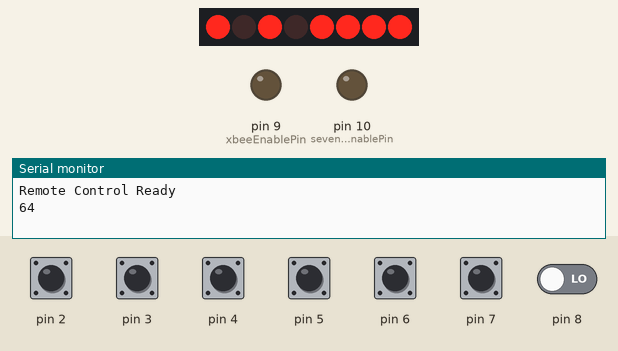
This sketch was run on a simulated Arduino Uno, built with avr-gcc and run on an emulated ATmega328P. On the bench: 8 shift-register outputs drawn as a row of LEDs (first output left, lit = HIGH), output pins drawn as LEDs (lit = HIGH), the last lines printed to the serial monitor. Wiring (inferred from the names in the program): shift register (74HC595): data pin 11; shift clock pin 13; latch pin 12. Wiring (inferred from the signals the program sends): row of LEDs: on Q0, Q1, Q2, Q3, Q4, Q5, Q6, Q7. The test bench sets the inputs (shaded band); at power-on: pin 2–7 HIGH, pin 8 LOW. Pins used as bus, display or sensor lines are not drawn.

Above: at 1.2 s.
1.3 s: pin 2 pulled LOW for 0.15 s
At 2.5 s:
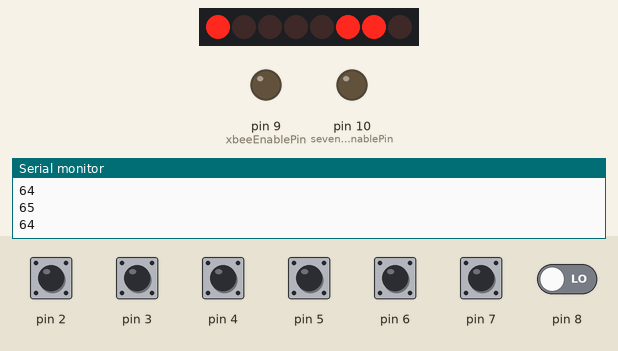
2.9 s: pin 3 pulled LOW for 0.15 s
At 3.7 s:
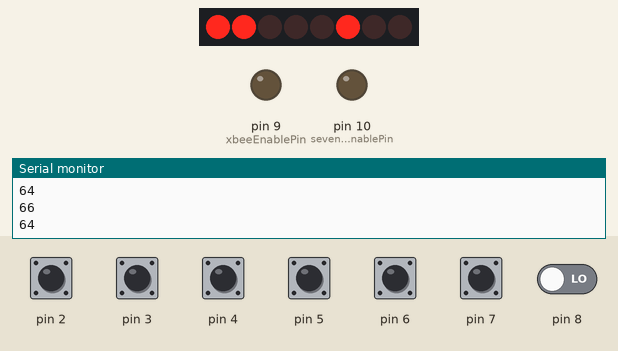
4.5 s: pin 4 pulled LOW for 0.15 s
At 4.9 s:
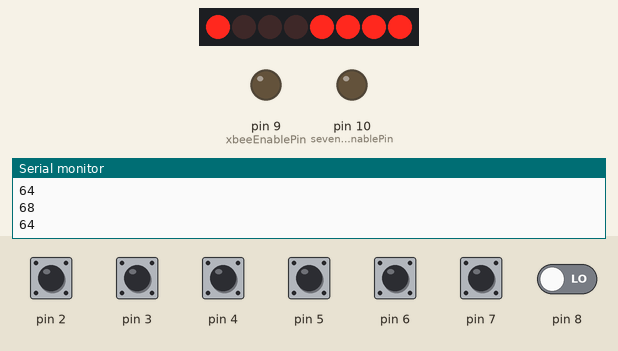
6.1 s: pin 5 pulled LOW for 0.15 s
At 7.3 s:
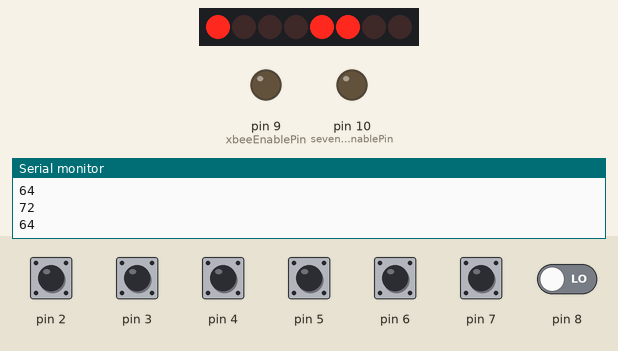
7.7 s: pin 6 pulled LOW for 0.15 s
At 8.5 s:
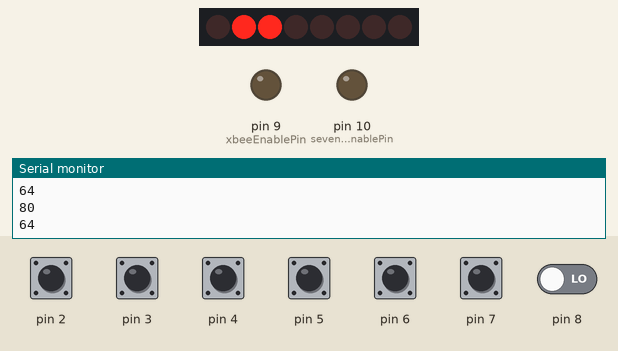
9.3 s: pin 7 pulled LOW for 0.15 s
At 9.8 s:
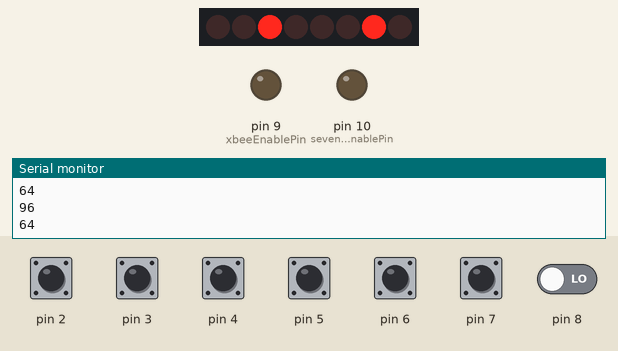
Timing chart, 0 to 11.9 s (numbered marks = the images above; inputs shaded):
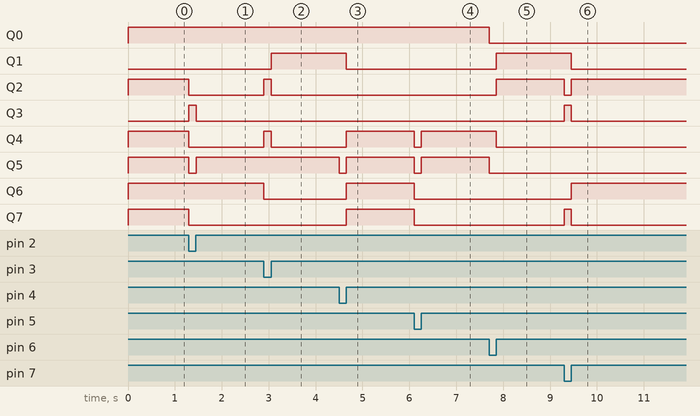

The sketch:

xbee_remote_demo1.ino
```cpp
/*
 XBee Remote, demo 1
 Author: Harry Johnson
 This is the basic code, intended for combination with the XBee Remote Control sold by KippKitts
 http://kippkitts.com
 http://github.com/hjohnson/Rover

 This code is released into the Public Domain, you're free to use it however you wish. (The hardware design, however, remains under CC BY/SA)

 Reference:

 Pin Assignments:
 0: RX
 1: TX
 2: Switch 0
 3: Switch 1
 4: Switch 2
 5: Switch 3
 6: Switch 4
 7: Switch 5
 8: Switch 6, joystick button.
 9: XBee Comm enable, active low.
 10: LED Latch Enable, not on the SPI bus.
 11: Latch DS, data pin
 12: Latch ST_CP Latchpin
 13: Latch SH_CP clockPin.

 Analog Pins:
 0: Vertical ADC input from joystick.
 1: Horizontal ADC input from joystick.

 Seven Segment Assignments
 Q0: Decimal, LSB
 Q1: B
 Q2: A
 Q3: C
 Q4: D
 Q5: E
 Q6: F
 Q7: G, MSB

 Errata:
 Arduino must have changed some of the timing requirements for bootloading with the Uno, because using the Uno firmware on this board seems to provoke bootloading issues on some computers.
 As such, I'd suggest sticking to using the "Duemilanove (w/328P)" board option when using the full custom board.
 Also, the board runs at 3.3V, so it'd be a good idea to use a 3.3V FTDI cable. However, in theory the XBee is protected no matter what, due to the 3.3V powered 74HC125.
 */
byte segVal[16]; //to store the 16 patterns for the 7-segment display

const byte xbeeEnablePin = 9;
const byte sevenSegEnablePin = 10;
const byte dataPin = 11;
const byte latchPin = 12;
const byte clockPin = 13;
const byte verticalADC = 0; //vertical joystick input.
const byte horizontalADC = 1; //horizontal joystick input.

byte previousPinValue = 0xFF; //this case is impossible to get, even by pressing all of the buttons.
byte pinValue = 0; //see getPins
byte changeCounter = 0; //to increment display.

//Utility methods. You shouldn't have to modify these.
void displayValue(byte value) { //use this function to display a value (0-0x0F) on the 7-segment display!
  displayRawValue(segVal[value]);
}

void displayRawValue(byte value) {
  digitalWrite(latchPin, LOW); //keep the LEDs from updating while data is being shifted.
  shiftOut(dataPin, clockPin, MSBFIRST, value); //shift out all the data.
  digitalWrite(latchPin, HIGH); //update the LEDs.
}

void segSetup() { //The various 7 segment characters.
  segVal[0]   = ~0x7F; //~01111111
  segVal[1]   = ~0x0A; //~00001010
  segVal[2]   = ~0xB6; //~10110110
  segVal[3]   = ~0x9E; //~10011110
  segVal[4]   = ~0xCA; //~11001010
  segVal[5]   = ~0xDC; //~11011100
  segVal[6]   = ~0xFC; //~11111100
  segVal[7]   = ~0x0E; //~00001110
  segVal[8]   = ~0xFE; //~11111110
  segVal[9]   = ~0xCE; //~11001110
  segVal[0xA] = ~0xEF; //~11101111
  segVal[0xB] = ~0xF9; //~11111001
  segVal[0xC] = ~0x75; //~01110101
  segVal[0xD] = ~0xBB; //~10111011
  segVal[0xE] = ~0xF5; //~11110101
  segVal[0xF] = ~0xE5; //~11100101
  pinMode(sevenSegEnablePin, OUTPUT);
  pinMode(dataPin, OUTPUT);
  pinMode(latchPin, OUTPUT);
  pinMode(clockPin, OUTPUT);
  digitalWrite(sevenSegEnablePin, LOW); //enable the whole LCD system. (had to be off since it shares the SPI bus, just in case. Need to redefine SS, though)
  digitalWrite(latchPin, HIGH);
  displayValue(0x0);
}

void enableXBee() { //enable communication with the Xbee through the buffer.
  pinMode(xbeeEnablePin, OUTPUT);
  digitalWrite(8, LOW); //active low enable XBee communications pin.
  delay(1);
}

void disableXBee() { //disconnects the Xbee from the remote using the buffer's output enable pins.
  pinMode(xbeeEnablePin, INPUT); //switch XBee enable pin to high-impedance, external pull-up resistor keeps it disabled.
  delay(1);
}

byte getPins() { //easy way to do switch statements based on pin states. Not required, though.
  byte result =0;
  for(int ii = 0; ii<=6; ii++) {
    result |= ((1-((byte)digitalRead(ii+2))) << ii); //if appropriate pin is LOW (active low switch), then activate appropriate bit.
  }
  return result;
}

//end of utility methods.

//Various setup functions. 7-segment, pin modes, XBee, etc.
void setup() {
  segSetup(); //setup the segment values, etc.
  for(byte ii = 2; ii<=8; ii++) { //switches 0-6 inputs.
    pinMode(ii, INPUT); //input
    digitalWrite(ii, HIGH); //internal pullups enabled.
  }

  Serial.begin(9600); //XBee uses 9600 bits per second.
  enableXBee(); //enable the XBee pins.

  Serial.println("Remote Control Ready");
}

//Program here!
void loop() {
  previousPinValue = pinValue; //so that when it reads the new pin values, it can tell if there's been a change.
  pinValue = getPins(); //update pin values
  if(pinValue != previousPinValue) { //only send data on change of switches pressed, to prevent data overload.
    Serial.println(pinValue);
    if((pinValue & (1<<6))==1) { //if the joystick button was pressed, print current position
      Serial.print("Vertical: ");
      Serial.println(analogRead(verticalADC));
      Serial.print("Horizontal: ");
      Serial.println(analogRead(horizontalADC));
    }
    changeCounter++;
    if(changeCounter ==0x10) changeCounter = 0; //max we can display is 0x0F
    displayValue(changeCounter); //display the number of times the buttons have been pressed/released.
  }
}
```

Measured:
- after the input at 1.3 s, Q2, Q4, Q7: HIGH → LOW at once; Q3: LOW → HIGH at once, → LOW 0.15 s later; Q5: HIGH → LOW at once, → HIGH 0.15 s later
- after the input at 2.9 s, Q1: LOW → HIGH after 0.15 s; Q2, Q4: LOW → HIGH at once, → LOW 0.15 s later; Q6: HIGH → LOW at once
- after the input at 4.5 s, Q1: HIGH → LOW after 0.15 s; Q4, Q6, Q7: LOW → HIGH after 0.15 s; Q5: HIGH → LOW at once, → HIGH 0.15 s later
- after the input at 6.1 s, Q4, Q5: HIGH → LOW at once, → HIGH 0.15 s later; Q6, Q7: HIGH → LOW at once
- after the input at 7.7 s, Q0, Q5: HIGH → LOW at once; Q1, Q2: LOW → HIGH after 0.15 s; Q4: HIGH → LOW after 0.15 s
- after the input at 9.3 s, Q1: HIGH → LOW after 0.15 s; Q2: HIGH → LOW at once, → HIGH 0.15 s later; Q3, Q7: LOW → HIGH at once, → LOW 0.15 s later; Q6: LOW → HIGH after 0.15 s
